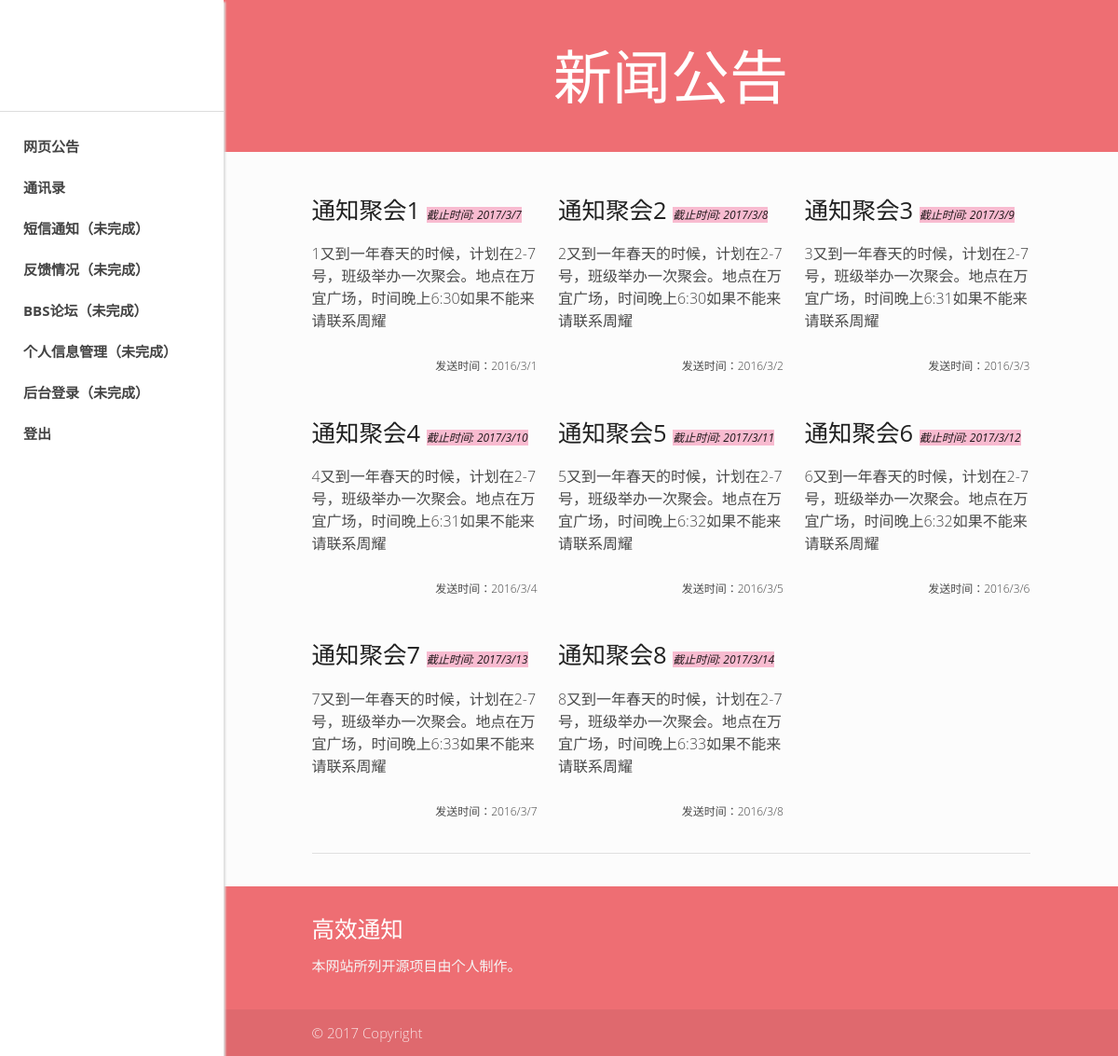
The page /info/get/news on the database its author committed.
### app/model.py (models this page shows, shortened)
class News(db.Model):
    id = db.Column(db.String, primary_key=True)
    post_time = db.Column(db.String(20))
    post_nickname = db.Column(db.String(20))
    news_title = db.Column(db.String(150))
    news_content = db.Column(db.String(1000))
    end_time = db.Column(db.String)

### app/main/view.py (the view)
@main.route("/info/get/news")
def news_info():
    all_news = News.query.all()
    return render_template("News.html", news=all_news)

### app/templates/News.html
{% extends "base.html" %}
{% block body %}
    {{ super() }}
{% endblock %}
{% block content %}
    <div class="row">
        {% for new in news %}
            <div class="col s12 m4">
                <br/>
                <div class="promo-caption">
                    <div class="promo-caption">
                        {{ new.news_title }}
                        <i class="text-sm right-align pink lighten-4">截止时间: {{ new.end_time }}</i>
                    </div>
                    <p class="light text-lg">{{ new.news_content }}</p>
                    <p class="light text-sm right">发送时间：{{ new.post_time }}</p>
                </div>
                <br/> <br/>
            </div>
        {% endfor %}
    </div>
{% endblock %}
{% block content_title %}
    新闻公告
{% endblock %}

### app/static/index.css (style rules this page uses)
html { font-family: 'Open Sans', Helvetica, Tahoma, Arial, "Microsoft YaHei", "微软雅黑", STXihei, "华文细黑", SimSun, "宋体", Heiti, "黑体", sans-serif; }
.text-sm { font-size: 12px; }
.text-lg { font-size: 16px; }
html { background-color: #fcfcfc; }
.promo-caption { font-size: 1.7rem; font-weight: 500; margin-top: 5px; margin-bottom: 0; }
p { color: rgba(0,0,0,0.71); padding: 0; -webkit-font-smoothing: antialiased; }

### rows shown on the page
News: news_title "通知聚会1", end_time "2017/3/7", news_content "1又到一年春天的时候，计划在2-7号，班级举办一次聚会。地点在万宜广场，时间晚上6:30如果不能来请联系周耀", post_time "2016/3/1"
News: news_title "通知聚会2", end_time "2017/3/8", news_content "2又到一年春天的时候，计划在2-7号，班级举办一次聚会。地点在万宜广场，时间晚上6:30如果不能来请联系周耀", post_time "2016/3/2"
News: news_title "通知聚会3", end_time "2017/3/9", news_content "3又到一年春天的时候，计划在2-7号，班级举办一次聚会。地点在万宜广场，时间晚上6:31如果不能来请联系周耀", post_time "2016/3/3"
News: news_title "通知聚会4", end_time "2017/3/10", news_content "4又到一年春天的时候，计划在2-7号，班级举办一次聚会。地点在万宜广场，时间晚上6:31如果不能来请联系周耀", post_time "2016/3/4"
News: news_title "通知聚会5", end_time "2017/3/11", news_content "5又到一年春天的时候，计划在2-7号，班级举办一次聚会。地点在万宜广场，时间晚上6:32如果不能来请联系周耀", post_time "2016/3/5"
News: news_title "通知聚会6", end_time "2017/3/12", news_content "6又到一年春天的时候，计划在2-7号，班级举办一次聚会。地点在万宜广场，时间晚上6:32如果不能来请联系周耀", post_time "2016/3/6"
News: news_title "通知聚会7", end_time "2017/3/13", news_content "7又到一年春天的时候，计划在2-7号，班级举办一次聚会。地点在万宜广场，时间晚上6:33如果不能来请联系周耀", post_time "2016/3/7"
News: news_title "通知聚会8", end_time "2017/3/14", news_content "8又到一年春天的时候，计划在2-7号，班级举办一次聚会。地点在万宜广场，时间晚上6:33如果不能来请联系周耀", post_time "2016/3/8"
